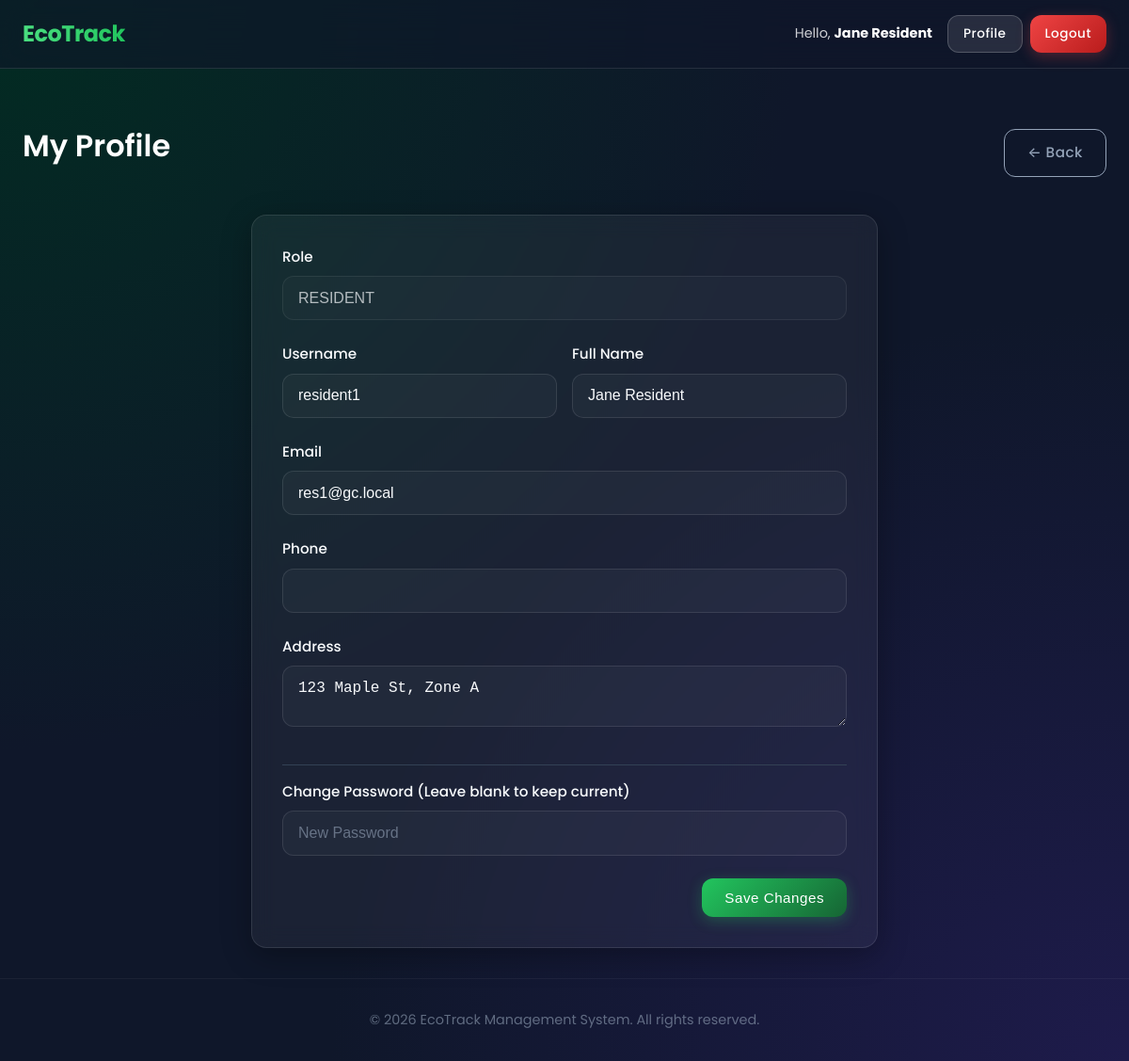
Before: /profile.php (signed in) with the older database file.
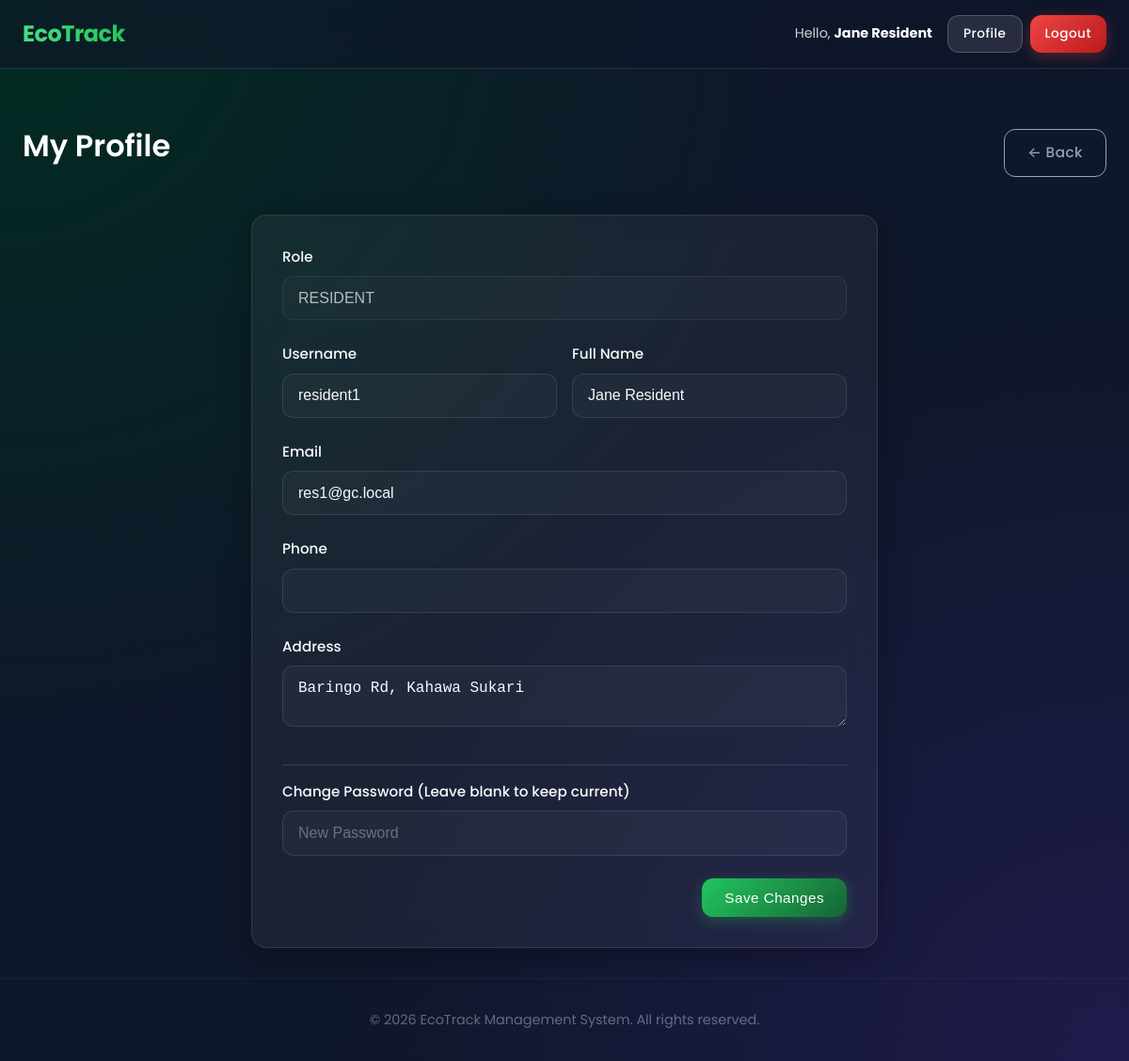
After: the same page with the newer database file.
### tables this page shows
CREATE TABLE IF NOT EXISTS users (
    id INT AUTO_INCREMENT PRIMARY KEY,
    username VARCHAR(50) NOT NULL UNIQUE,
    email VARCHAR(100) NOT NULL UNIQUE,
    password_hash VARCHAR(255) NOT NULL,
    role ENUM('admin', 'driver', 'resident') NOT NULL,
    full_name VARCHAR(100) NOT NULL,
    address TEXT,  
    phone VARCHAR(20),
    assigned_county VARCHAR(100),  
    latitude DECIMAL(10, 8),  
    longitude DECIMAL(11, 8),
    created_at TIMESTAMP DEFAULT CURRENT_TIMESTAMP
);

### src/bootstrap.php (called while the page is built, shortened)
<?php
require_once PROJECT_ROOT . '/src/Config/Database.php';
spl_autoload_register(function ($class) {
    $prefix = 'Src\\';
    $base_dir = PROJECT_ROOT . '/src/';
    $len = strlen($prefix);
    $relative_class = substr($class, $len);
    $file = $base_dir . str_replace('\\', '/', $relative_class) . '.php';
});

### src/Config/Database.php (called while the page is built, shortened)
<?php
class Database {
    private static $instance = null;
    private $pdo;
    private function __construct() {
        $this->host = $_ENV['DB_HOST'] ?? '127.0.0.1';
        $this->db   = $_ENV['DB_NAME'] ?? 'garbage_collection_db';
        $this->user = $_ENV['DB_USER'] ?? 'root';
        $this->pass = $_ENV['DB_PASS'] ?? '';
        $this->charset = $_ENV['DB_CHARSET'] ?? 'utf8mb4';
        $dsn = "mysql:host={$this->host};dbname={$this->db};charset={$this->charset}";
        $options = [
            PDO::ATTR_ERRMODE            => PDO::ERRMODE_EXCEPTION,
            PDO::ATTR_DEFAULT_FETCH_MODE => PDO::FETCH_ASSOC,
            PDO::ATTR_EMULATE_PREPARES   => false,
        ];
        try {
            $this->pdo = new PDO($dsn, $this->user, $this->pass, $options);
        } catch (PDOException $e) {
            $logMessage = "[" . date('Y-m-d H:i:s') . "] Database Connection Failed: " . $e->getMessage() . PHP_EOL;
            file_put_contents(__DIR__ . '/../../logs/error.log', $logMessage, FILE_APPEND);
            die("A system error occurred. Please try again later.");
        }
    }
    public static function getInstance() {
        if (self::$instance === null) {
            self::$instance = new self();
        }
        return self::$instance;
    }
    public function getConnection() {
        return $this->pdo;
    }
}

### src/Models/User.php (called while the page is built, shortened)
<?php
class User {
    private $db;
    public function __construct() {
        $this->db = Database::getInstance()->getConnection();
    }
    public function getUserById($id) {
        $stmt = $this->db->prepare("SELECT * FROM users WHERE id = :id");
        $stmt->execute(['id' => $id]);
        return $stmt->fetch();
    }
}

### public/profile.php (the view, shortened to what this page needs)
<?php
require_once __DIR__ . '/../src/bootstrap.php';
$userModel = new User();
$user = $userModel->getUserById($_SESSION['user_id']);
include __DIR__ . '/../templates/header.php';
?>
<div class="container mt-4">
    <div style="display:flex; justify-content:space-between; align-items:center; margin-bottom: 2rem;">
        <h1>My Profile</h1>
        <a href="javascript:history.back()" class="btn" style="background: transparent; border: 1px solid var(--text-muted); color: var(--text-muted);">
            &larr; Back
        </a>
    </div>
    <div class="card" style="max-width: 600px; margin: 0 auto;">
        <form method="POST">
            <div class="form-group">
                <label>Role</label>
                <input type="text" class="form-control" value="<?= strtoupper($user['role']) ?>" disabled style="opacity: 0.7; cursor: not-allowed;">
            </div>
            <div class="grid grid-cols-2" style="gap: 1rem;">
                <div class="form-group">
                    <label>Username</label>
                    <input type="text" name="username" class="form-control" value="<?= htmlspecialchars($user['username']) ?>" required>
                </div>
                <div class="form-group">
                    <label>Full Name</label>
                    <input type="text" name="full_name" class="form-control" value="<?= htmlspecialchars($user['full_name']) ?>" required>
                </div>
            </div>
            <div class="form-group">
                <label>Email</label>
                <input type="email" name="email" class="form-control" value="<?= htmlspecialchars($user['email']) ?>" required>
            </div>
            <div class="form-group">
                <label>Phone</label>
                <input type="text" name="phone" class="form-control" value="<?= htmlspecialchars($user['phone'] ?? '') ?>">
            </div>
            <div class="form-group">
                <label>Address</label>
                <textarea name="address" class="form-control" rows="2"><?= htmlspecialchars($user['address'] ?? '') ?></textarea>
            </div>
            <div class="form-group" style="margin-top: 2rem; border-top: 1px solid #334155; padding-top: 1rem;">
                <label>Change Password (Leave blank to keep current)</label>
                <input type="password" name="new_password" class="form-control" placeholder="New Password">
            </div>
            <div style="text-align: right; margin-top: 1.5rem;">
                <button type="submit" class="btn btn-primary">Save Changes</button>
            </div>
        </form>
    </div>
</div>
<?php include __DIR__ . '/../templates/footer.php'; ?>

Changed rows visible on the page:
changed users "RESIDENT": address "123 Maple St, Zone A" → "Baringo Rd, Kahawa Sukari"
